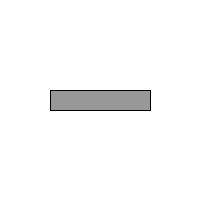
Frame 1 (no input)
Frame 60 (the mouse pressed at the canvas centre just before this capture): identical to frame 1, image omitted
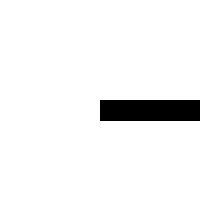
Frame 120 (the mouse held since frame 60 and released just before this capture)

The Processing sketch that drew these frames (run headless with seeded random() and noise(); from frame 60 on, the mouse is pressed at the canvas centre):

// Processing sketch: processing_79092
// ── processing_79092.pde

void setup (){
  size (200,200);
}
int posicioX = 50;
int posicioY = 90;
int pintar = #989898;
int rojo = #FF1717;
void draw (){
  background (255);
  fill (pintar);
  rect (posicioX,posicioY,100,20);
  println (mouseX);
  println (mouseY);
  if (mouseX >= posicioX && mouseX <= posicioX+100 && mouseY >= posicioY && mouseY <= posicioY+20){
    pintar = rojo;
    if (mousePressed){
      pintar = 0;
      posicioX = mouseX; //-posicioX + 100;
      posicioY = mouseY; //-posicioY + 20;
    }
  }
  else {
    pintar = #989898;
  }
}
    
